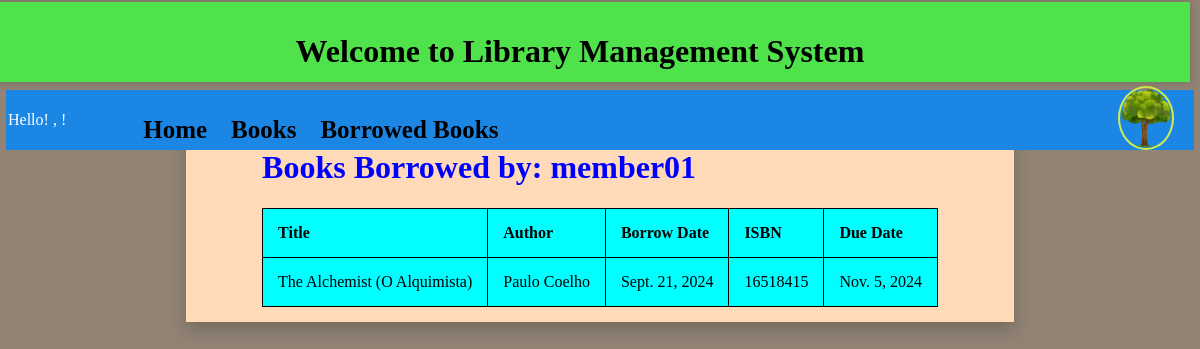
The app's page /library/borrows/ (signed in) with its own data.
### book/models.py (models this page shows, shortened)
class Borrow(models.Model):
    book=models.ForeignKey(Book, on_delete=models.CASCADE)
    usr=models.ForeignKey(User, on_delete=models.CASCADE)
    borrow_date=models.DateField(auto_now_add=True)
    due_date=models.DateField(default=get_due_date,editable=False)

class Book(models.Model):
    title=models.CharField(max_length=200)
    author=models.CharField(max_length=200)
    isbn=models.CharField(max_length=13)
    total_copies=models.PositiveIntegerField(default=1)
    available_stock=models.PositiveIntegerField(default=total_copies)

### book/views.py (the view)
# urls.py: path("borrows/", views.borrowed_books, name='borrowed_books'),
@login_required
def borrowed_books(request):
    usr=request.user
    borrows=Borrow.objects.filter(usr=usr)
    return render(request,'borrowed_list.html',{'borrows':borrows, 'user':usr})

### book/templates/borrowed_list.html (shortened to what this page needs)
{% extends 'home.html' %}
{% load static %}
{% block othercss %}
<link rel="stylesheet" href="{% static 'book/css/book-list.css' %}">
{% endblock %}
  {% block borrowed_list %}
<div class="books-list">
  {% if user.is_authenticated %}
  <h1>Books Borrowed by: {{user.username}} </h1><p> {{ user.first_name }} {{ user.last_name }}</p>
  <table>
    <tr>
      <th>Title</th>
      <th>Author</th>
      <th>Borrow Date</th>
      <th>ISBN</th>
      <th>Due Date</th>
    </tr>
    {% for borrow in borrows %}
    <tr>
      <td>{{ borrow.book.title }}</td>
      <td>{{ borrow.book.author }}</td>
      <td>{{ borrow.borrow_date }}</td>
      <td>{{ borrow.book.isbn }}</td>
      <td>{{ borrow.due_date }}</td>
    </tr>
    {% endfor %}
  </table>
  {% else %}
  <p>You are not logged in, please login to continue</p>
  <p><a href="{% url 'login' %}">Log In</a></p>
{% endif %}
</div>
{% endblock %}

### static/css/styles.css (style rules this page uses)
body { background-color: rgb(145, 132, 117); display:flex; flex-direction: column; align-items: center; justify-content: center; align-content: stretch; }

### book/static/book/css/book-list.css (style rules this page uses)
.book-view .books-list h1 { color:blue; }
.book-view .books-list table { width:100%; background-color: aqua; border-collapse: collapse; margin-bottom: 15px; }
.book-view .books-list table, .book-view .books-list th, .book-view .books-list td { border: 1px solid; }
.book-view .books-list th, .book-view .books-list td { padding:15px; text-align: left; }

### records on screen
Borrow: book "The Alchemist (O Alquimista)", book.author "Paulo Coelho", borrow_date "Sept. 21, 2024", book.isbn "16518415", due_date "Nov. 5, 2024"

### other values on screen
{{ user.username }} "member01"
